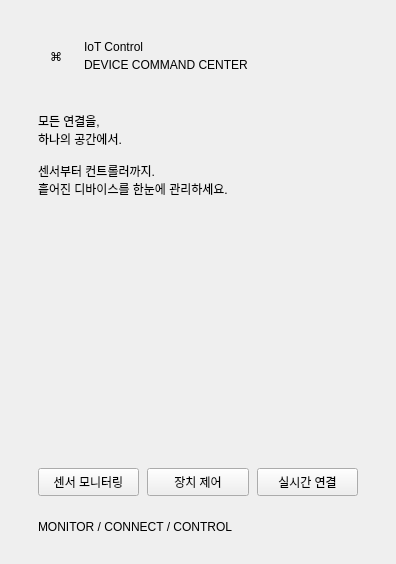
        <widget class="QFrame" name="brandPanel">
         <layout class="QVBoxLayout" name="brandLayout">
          <property name="spacing">
           <number>0</number>
          </property>
          <property name="leftMargin">
           <number>38</number>
          </property>
          <property name="topMargin">
           <number>38</number>
          </property>
          <property name="rightMargin">
           <number>38</number>
          </property>
          <property name="bottomMargin">
           <number>30</number>
          </property>
          <item>
           <layout class="QHBoxLayout" name="brandHeaderLayout">
            <property name="spacing">
             <number>10</number>
            </property>
            <item>
             <widget class="QLabel" name="brandMark">
              <property name="text">
               <string>⌘</string>
              </property>
              <property name="minimumSize">
               <size>
                <width>36</width>
                <height>36</height>
               </size>
              </property>
              <property name="maximumSize">
               <size>
                <width>36</width>
                <height>36</height>
               </size>
              </property>
              <property name="alignment">
               <set>Qt::AlignCenter</set>
              </property>
             </widget>
            </item>
            <item>
             <layout class="QVBoxLayout" name="brandWordmarkLayout">
              <property name="spacing">
               <number>0</number>
              </property>
              <item>
               <widget class="QLabel" name="brandName">
                <property name="text">
                 <string>IoT Control</string>
                </property>
               </widget>
              </item>
              <item>
               <widget class="QLabel" name="brandEdition">
                <property name="text">
                 <string>DEVICE COMMAND CENTER</string>
                </property>
               </widget>
              </item>
             </layout>
            </item>
            <item>
             <spacer name="brandHeaderSpacer">
              <property name="orientation">
               <enum>Qt::Horizontal</enum>
              </property>
              <property name="sizeHint">
               <size>
                <width>20</width>
                <height>20</height>
               </size>
              </property>
             </spacer>
            </item>
           </layout>
          </item>
          <item>
           <spacer name="heroTopSpacer">
            <property name="orientation">
             <enum>Qt::Vertical</enum>
            </property>
            <property name="sizeType">
             <enum>QSizePolicy::Fixed</enum>
            </property>
            <property name="sizeHint">
             <size>
              <width>20</width>
              <height>38</height>
             </size>
            </property>
           </spacer>
          </item>
          <item>
           <widget class="QLabel" name="heroTitle">
            <property name="text">
             <string>모든 연결을,
하나의 공간에서.</string>
            </property>
            <property name="wordWrap">
             <bool>true</bool>
            </property>
           </widget>
          </item>
          <item>
           <spacer name="heroTextSpacer">
            <property name="orientation">
             <enum>Qt::Vertical</enum>
            </property>
            <property name="sizeType">
             <enum>QSizePolicy::Fixed</enum>
            </property>
            <property name="sizeHint">
             <size>
              <width>20</width>
              <height>14</height>
             </size>
            </property>
           </spacer>
          </item>
          <item>
           <widget class="QLabel" name="heroDescription">
            <property name="text">
             <string>센서부터 컨트롤러까지.
흩어진 디바이스를 한눈에 관리하세요.</string>
            </property>
            <property name="wordWrap">
             <bool>true</bool>
            </property>
           </widget>
          </item>
          <item>
           <spacer name="visualTopSpacer">
            <property name="orientation">
             <enum>Qt::Vertical</enum>
            </property>
            <property name="sizeType">
             <enum>QSizePolicy::Fixed</enum>
            </property>
            <property name="sizeHint">
             <size>
              <width>20</width>
              <height>22</height>
             </size>
            </property>
           </spacer>
          </item>
          <item>
           <widget class="QWidget" name="networkVisual">
            <property name="minimumSize">
             <size>
              <width>320</width>
              <height>228</height>
             </size>
            </property>
            <property name="maximumSize">
             <size>
              <width>16777215</width>
              <height>250</height>
             </size>
            </property>
            <property name="accessibleName">
             <string>센서와 컨트롤러를 연결하는 IoT 허브 일러스트</string>
            </property>
            <layout class="QVBoxLayout" name="networkVisualLayout">
             <property name="spacing">
              <number>0</number>
             </property>
             <property name="leftMargin">
              <number>0</number>
             </property>
             <property name="topMargin">
              <number>0</number>
             </property>
             <property name="rightMargin">
              <number>0</number>
             </property>
             <property name="bottomMargin">
              <number>0</number>
             </property>
            </layout>
           </widget>
          </item>
          <item>
           <spacer name="brandFlexibleSpacer">
            <property name="orientation">
             <enum>Qt::Vertical</enum>
            </property>
            <property name="sizeHint">
             <size>
              <width>20</width>
              <height>20</height>
             </size>
            </property>
           </spacer>
          </item>
          <item>
           <layout class="QHBoxLayout" name="featureLayout">
            <property name="spacing">
             <number>8</number>
            </property>
            <item>
             <widget class="QPushButton" name="featureMonitor">
              <property name="text">
               <string>센서 모니터링</string>
              </property>
              <property name="minimumSize">
               <size>
                <width>0</width>
                <height>28</height>
               </size>
              </property>
             </widget>
            </item>
            <item>
             <widget class="QPushButton" name="featureControl">
              <property name="text">
               <string>장치 제어</string>
              </property>
              <property name="minimumSize">
               <size>
                <width>0</width>
                <height>28</height>
               </size>
              </property>
             </widget>
            </item>
            <item>
             <widget class="QPushButton" name="featureConnect">
              <property name="text">
               <string>실시간 연결</string>
              </property>
              <property name="minimumSize">
               <size>
                <width>0</width>
                <height>28</height>
               </size>
              </property>
             </widget>
            </item>
           </layout>
          </item>
          <item>
           <spacer name="brandFooterSpacer">
            <property name="orientation">
             <enum>Qt::Vertical</enum>
            </property>
            <property name="sizeType">
             <enum>QSizePolicy::Fixed</enum>
            </property>
            <property name="sizeHint">
             <size>
              <width>20</width>
              <height>24</height>
             </size>
            </property>
           </spacer>
          </item>
          <item>
           <widget class="QLabel" name="brandFooter">
            <property name="text">
             <string>MONITOR / CONNECT / CONTROL</string>
            </property>
           </widget>
          </item>
         </layout>
        </widget>
